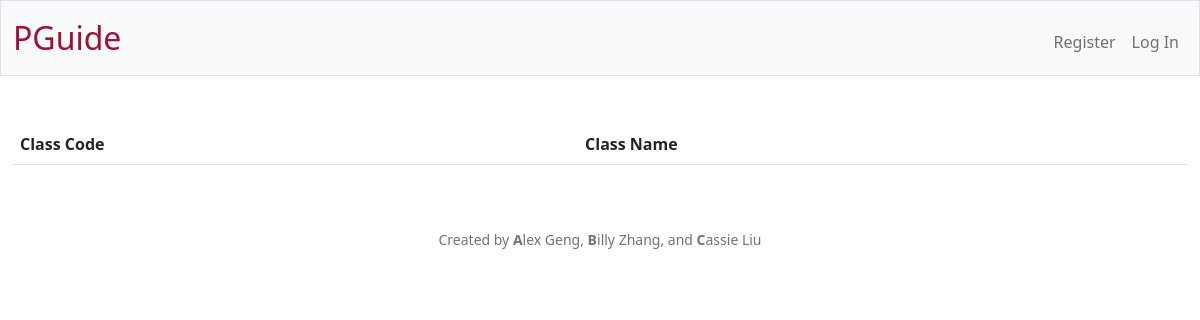
/, run on an earlier commit of the app's database.
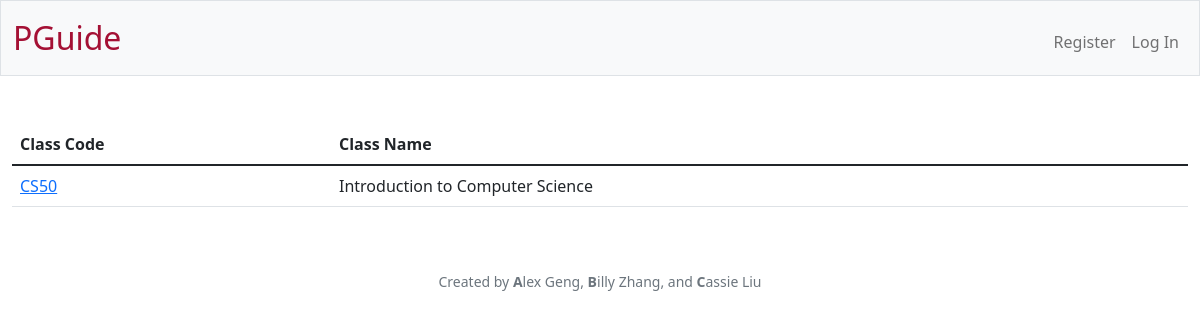
And on a later commit of the database.
### tables this page shows
CREATE TABLE classes (id INTEGER PRIMARY KEY AUTOINCREMENT NOT NULL, code TEXT NOT NULL, name TEXT NOT NULL);

### app.py (the view)
@app.route("/")
def index():
    classes = db.execute("SELECT * FROM classes")
    return render_template("index.html", classes=classes, is_admin=is_admin())

### app.py (called while the page is built)
@app.after_request
def after_request(response):
    response.headers["Cache-Control"] = "no-cache, no-store, must-revalidate"
    response.headers["Expires"] = 0
    response.headers["Pragma"] = "no-cache"
    return response

### helpers.py (called while the page is built)
def is_admin():
    user_id = session.get("user_id")
    if user_id is None:
        return False
    user = db.execute("SELECT * FROM users WHERE id = ?", user_id)[0]
    return user["is_admin"]

### templates/index.html (shortened to what this page needs)
{% extends "layout.html" %}
{% block main %}
    <table class="table">
        <thead>
            <tr>
                <th class="text-start">Class Code</th>
                <th class="text-start">Class Name</th>
            </tr>
        </thead>
        <tbody>
            {% for class in classes %}
                <tr>
                    <td class="text-start"><a href="/class?code={{ class.code }}">{{ class.code }}</a></td>
                    <td class="text-start">{{ class.name }}</td>
                </tr>
            {% endfor %}
        </tbody>
    </table>
{% endblock %}

What changed in the data, as far as the page shows it:
added classes: code "CS50", name "Introduction to Computer Science"
